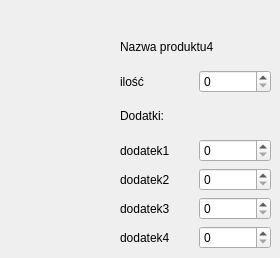
   <widget class="QWidget" name="page_4">
    <widget class="QWidget" name="layoutWidget_5">
     <property name="geometry">
      <rect>
       <x>120</x>
       <y>30</y>
       <width>151</width>
       <height>219</height>
      </rect>
     </property>
     <layout class="QVBoxLayout" name="verticalLayout_15">
      <item>
       <widget class="QLabel" name="label_99">
        <property name="text">
         <string>Nazwa produktu4</string>
        </property>
       </widget>
      </item>
      <item>
       <layout class="QHBoxLayout" name="horizontalLayout_71">
        <item>
         <widget class="QLabel" name="label_100">
          <property name="text">
           <string>ilość</string>
          </property>
         </widget>
        </item>
        <item>
         <widget class="QSpinBox" name="spinBox_71"/>
        </item>
       </layout>
      </item>
      <item>
       <widget class="QLabel" name="label_101">
        <property name="text">
         <string>Dodatki:</string>
        </property>
       </widget>
      </item>
      <item>
       <layout class="QHBoxLayout" name="horizontalLayout_72">
        <item>
         <widget class="QLabel" name="label_102">
          <property name="text">
           <string>dodatek1</string>
          </property>
         </widget>
        </item>
        <item>
         <widget class="QSpinBox" name="spinBox_72"/>
        </item>
       </layout>
      </item>
      <item>
       <layout class="QHBoxLayout" name="horizontalLayout_73">
        <item>
         <widget class="QLabel" name="label_103">
          <property name="text">
           <string>dodatek2</string>
          </property>
         </widget>
        </item>
        <item>
         <widget class="QSpinBox" name="spinBox_73"/>
        </item>
       </layout>
      </item>
      <item>
       <layout class="QHBoxLayout" name="horizontalLayout_74">
        <item>
         <widget class="QLabel" name="label_104">
          <property name="text">
           <string>dodatek3</string>
          </property>
         </widget>
        </item>
        <item>
         <widget class="QSpinBox" name="spinBox_74"/>
        </item>
       </layout>
      </item>
      <item>
       <layout class="QHBoxLayout" name="horizontalLayout_75">
        <item>
         <widget class="QLabel" name="label_105">
          <property name="text">
           <string>dodatek4</string>
          </property>
         </widget>
        </item>
        <item>
         <widget class="QSpinBox" name="spinBox_75"/>
        </item>
       </layout>
      </item>
     </layout>
    </widget>
   </widget>
